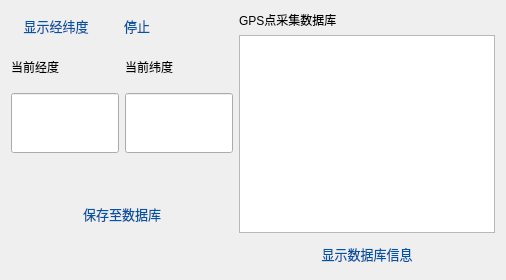
            <widget class="QWidget" name="tab_3">
             <attribute name="title">
              <string>采集GPS</string>
             </attribute>
             <layout class="QHBoxLayout" name="horizontalLayout_40">
              <item>
               <layout class="QVBoxLayout" name="verticalLayout_48">
                <item>
                 <layout class="QHBoxLayout" name="horizontalLayout_39">
                  <item>
                   <widget class="QPushButton" name="btn_display_gps">
                    <property name="minimumSize">
                     <size>
                      <width>90</width>
                      <height>0</height>
                     </size>
                    </property>
                    <property name="maximumSize">
                     <size>
                      <width>90</width>
                      <height>16777215</height>
                     </size>
                    </property>
                    <property name="styleSheet">
                     <string notr="true">QPushButton { 
    color: rgb(1, 84, 161) ;
    font-size:13px;
    width:60px;
	height:30px;
    border:none;
}
QPushButton:hover{
     color: rgb(1, 84, 161) ;
     font-size:14px;
}
QPushButton:pressed{
	color: rgb(255, 26, 68) ;
	background-color: rgb(170, 255, 0);
}</string>
                    </property>
                    <property name="text">
                     <string>显示经纬度</string>
                    </property>
                   </widget>
                  </item>
                  <item>
                   <widget class="QPushButton" name="btn_close">
                    <property name="styleSheet">
                     <string notr="true">QPushButton { 
    color: rgb(1, 84, 161) ;
    font-size:13px;
    width:60px;
	height:30px;
    border:none;
}
QPushButton:hover{
     color: rgb(1, 84, 161) ;
     font-size:14px;
}
QPushButton:pressed{
	color: rgb(255, 26, 68) ;
	background-color: rgb(170, 255, 0);
}</string>
                    </property>
                    <property name="text">
                     <string>停止</string>
                    </property>
                   </widget>
                  </item>
                  <item>
                   <spacer name="horizontalSpacer_21">
                    <property name="orientation">
                     <enum>Qt::Horizontal</enum>
                    </property>
                    <property name="sizeHint" stdset="0">
                     <size>
                      <width>40</width>
                      <height>20</height>
                     </size>
                    </property>
                   </spacer>
                  </item>
                 </layout>
                </item>
                <item>
                 <layout class="QVBoxLayout" name="verticalLayout_45">
                  <item>
                   <layout class="QHBoxLayout" name="horizontalLayout_36">
                    <item>
                     <layout class="QVBoxLayout" name="verticalLayout_43">
                      <item>
                       <widget class="QLabel" name="label_27">
                        <property name="minimumSize">
                         <size>
                          <width>0</width>
                          <height>40</height>
                         </size>
                        </property>
                        <property name="maximumSize">
                         <size>
                          <width>16777215</width>
                          <height>40</height>
                         </size>
                        </property>
                        <property name="text">
                         <string>当前经度</string>
                        </property>
                       </widget>
                      </item>
                      <item>
                       <widget class="QLineEdit" name="get_longitude">
                        <property name="minimumSize">
                         <size>
                          <width>0</width>
                          <height>60</height>
                         </size>
                        </property>
                        <property name="maximumSize">
                         <size>
                          <width>16777215</width>
                          <height>60</height>
                         </size>
                        </property>
                       </widget>
                      </item>
                     </layout>
                    </item>
                    <item>
                     <layout class="QVBoxLayout" name="verticalLayout_44">
                      <item>
                       <widget class="QLabel" name="label_30">
                        <property name="minimumSize">
                         <size>
                          <width>0</width>
                          <height>40</height>
                         </size>
                        </property>
                        <property name="maximumSize">
                         <size>
                          <width>16777215</width>
                          <height>40</height>
                         </size>
                        </property>
                        <property name="text">
                         <string>当前纬度</string>
                        </property>
                       </widget>
                      </item>
                      <item>
                       <widget class="QLineEdit" name="get_latitude">
                        <property name="minimumSize">
                         <size>
                          <width>0</width>
                          <height>60</height>
                         </size>
                        </property>
                        <property name="maximumSize">
                         <size>
                          <width>16777215</width>
                          <height>60</height>
                         </size>
                        </property>
                       </widget>
                      </item>
                     </layout>
                    </item>
                   </layout>
                  </item>
                  <item>
                   <spacer name="verticalSpacer_2">
                    <property name="orientation">
                     <enum>Qt::Vertical</enum>
                    </property>
                    <property name="sizeHint" stdset="0">
                     <size>
                      <width>20</width>
                      <height>40</height>
                     </size>
                    </property>
                   </spacer>
                  </item>
                  <item>
                   <layout class="QHBoxLayout" name="horizontalLayout_37">
                    <item>
                     <spacer name="horizontalSpacer_14">
                      <property name="orientation">
                       <enum>Qt::Horizontal</enum>
                      </property>
                      <property name="sizeHint" stdset="0">
                       <size>
                        <width>40</width>
                        <height>20</height>
                       </size>
                      </property>
                     </spacer>
                    </item>
                    <item>
                     <widget class="QPushButton" name="btn_savegps">
                      <property name="minimumSize">
                       <size>
                        <width>110</width>
                        <height>0</height>
                       </size>
                      </property>
                      <property name="maximumSize">
                       <size>
                        <width>110</width>
                        <height>16777215</height>
                       </size>
                      </property>
                      <property name="styleSheet">
                       <string notr="true">QPushButton { 
    color: rgb(1, 84, 161) ;
    font-size:13px;
    width:60px;
	height:30px;
    border:none;
}
QPushButton:hover{
     color: rgb(1, 84, 161) ;
     font-size:14px;
}
QPushButton:pressed{
	color: rgb(255, 26, 68) ;
	background-color: rgb(170, 255, 0);
}</string>
                      </property>
                      <property name="text">
                       <string>保存至数据库</string>
                      </property>
                     </widget>
                    </item>
                    <item>
                     <spacer name="horizontalSpacer_15">
                      <property name="orientation">
                       <enum>Qt::Horizontal</enum>
                      </property>
                      <property name="sizeHint" stdset="0">
                       <size>
                        <width>40</width>
                        <height>20</height>
                       </size>
                      </property>
                     </spacer>
                    </item>
                   </layout>
                  </item>
                  <item>
                   <spacer name="verticalSpacer_3">
                    <property name="orientation">
                     <enum>Qt::Vertical</enum>
                    </property>
                    <property name="sizeHint" stdset="0">
                     <size>
                      <width>20</width>
                      <height>40</height>
                     </size>
                    </property>
                   </spacer>
                  </item>
                 </layout>
                </item>
               </layout>
              </item>
              <item>
               <layout class="QVBoxLayout" name="verticalLayout_47">
                <item>
                 <layout class="QVBoxLayout" name="verticalLayout_46">
                  <item>
                   <widget class="QLabel" name="label_31">
                    <property name="text">
                     <string>GPS点采集数据库</string>
                    </property>
                   </widget>
                  </item>
                  <item>
                   <widget class="QTextEdit" name="textEdit_gps_data"/>
                  </item>
                 </layout>
                </item>
                <item>
                 <layout class="QHBoxLayout" name="horizontalLayout_38">
                  <item>
                   <spacer name="horizontalSpacer_8">
                    <property name="orientation">
                     <enum>Qt::Horizontal</enum>
                    </property>
                    <property name="sizeHint" stdset="0">
                     <size>
                      <width>40</width>
                      <height>20</height>
                     </size>
                    </property>
                   </spacer>
                  </item>
                  <item>
                   <widget class="QPushButton" name="btn_display_data">
                    <property name="minimumSize">
                     <size>
                      <width>100</width>
                      <height>0</height>
                     </size>
                    </property>
                    <property name="maximumSize">
                     <size>
                      <width>100</width>
                      <height>16777215</height>
                     </size>
                    </property>
                    <property name="styleSheet">
                     <string notr="true">QPushButton { 
    color: rgb(1, 84, 161) ;
    font-size:13px;
    width:60px;
	height:30px;
    border:none;
}
QPushButton:hover{
     color: rgb(1, 84, 161) ;
     font-size:14px;
}
QPushButton:pressed{
	color: rgb(255, 26, 68) ;
	background-color: rgb(170, 255, 0);
}</string>
                    </property>
                    <property name="text">
                     <string>显示数据库信息</string>
                    </property>
                   </widget>
                  </item>
                  <item>
                   <spacer name="horizontalSpacer_20">
                    <property name="orientation">
                     <enum>Qt::Horizontal</enum>
                    </property>
                    <property name="sizeHint" stdset="0">
                     <size>
                      <width>40</width>
                      <height>20</height>
                     </size>
                    </property>
                   </spacer>
                  </item>
                 </layout>
                </item>
               </layout>
              </item>
             </layout>
            </widget>
